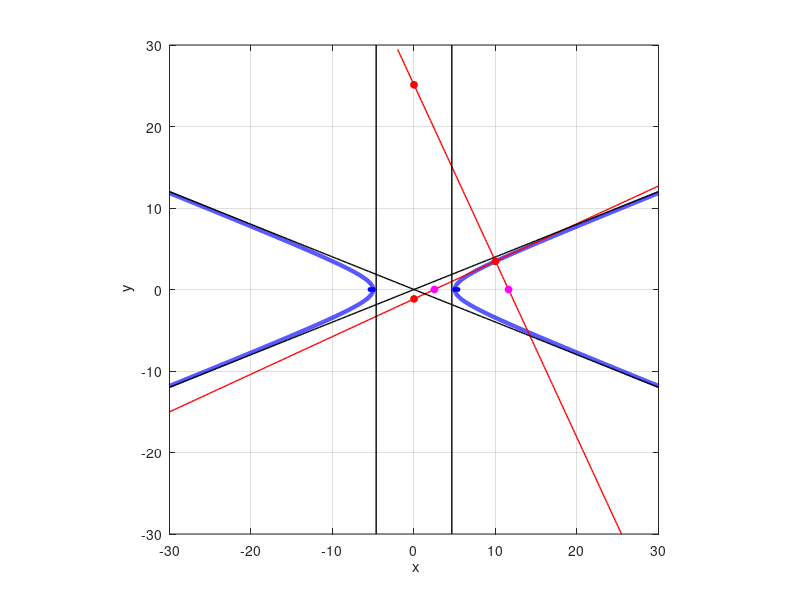

Recreate this plot in MATLAB.
function math_plot_fn
% math_plot_graph
close all
clear all
clc

% define X values
  N = 2000;
  xMin = 5; xMax = 30;
  x = linspace(xMin,xMax,N);

% define function
  y = fn(x);
  
  yMin = -0.5; yMax = 0.5;
  
  
 % plot function
    tx = ' x';
    ty = ' y';
    tm = 'y  =  x^3 - 2x^2 - x + 2';
    fs = 14; 
   set(gcf,'units','normalized','position',[0.1 0.1 0.30 0.30]);
   set(gca,'fontsize',fs);
    col = 'b'; LW = 3;
   X = x;   Y = y;
   plot(X,Y,col,'linewidth',LW)
   xlabel(tx); ylabel(ty);
   %title(tm);
   %set(gca,'yLim',[yMin yMax]);
   
   hold on
   X = x;   Y = -y;
   plot(X,Y,col,'linewidth',LW)
   
   X = -x;   Y = -y;
   plot(X,Y,col,'linewidth',LW)
   
   X = -x;   Y = y;
   plot(X,Y,col,'linewidth',LW)
   
   % tangent 
   M1 = 4/(5*sqrt(3)); B1 = -2/sqrt(3);
   xT = linspace(-xMax,xMax, 200);
   yT = M1 .* xT + B1;
   
   xN = linspace(-2,xMax, 200);
   M2 = -1/M1; B2 = 14.5*sqrt(3);
   yN = M2 .* xN + B2;
   
   X = xT;   Y = yT;  col = 'r'; LW = 1;
   plot(X,Y,col,'linewidth',LW)
   
   X = xN;   Y = yN;  col = 'r'; LW = 1;
   plot(X,Y,col,'linewidth',LW)
   
   a = 5; b = 2; c = sqrt(a^2+b^2);
   xP = 10; yP = fn(xP);
   
   X = [a^2/c a^2/c];   Y = [-30 30];  col = 'k'; LW = 1;
   plot(X,Y,col,'linewidth',LW)
   
   X = [-a^2/c -a^2/c];   Y = [-30 30];  col = 'k'; LW = 1;
   plot(X,Y,col,'linewidth',LW)
   
   % asymptotoes
   X = xT;   Y = (b/a).*xT;  col = 'k'; LW = 1;
   plot(X,Y,col,'linewidth',LW)
   plot(X,-Y,col,'linewidth',LW)
    
% plot points
     hold on
       X = [-a a -c c];  Y = [0 0 0 0]; col = 'b';
      h_plot = plot(X,Y,'o');
      set(h_plot,'MarkerEdgeColor',col,'MarkerFaceColor',col,'MarkerSize',3);

       X = [xP 0 0];  Y = [yP B1 B2]; col = 'r';
      h_plot = plot(X,Y,'o');
      set(h_plot,'MarkerEdgeColor',col,'MarkerFaceColor',col,'MarkerSize',5);
%      
      X = [-B1/M1 -B2/M2];  Y = [0 0]; col = 'm';
      h_plot = plot(X,Y,'o');
      set(h_plot,'MarkerEdgeColor',col,'MarkerFaceColor',col,'MarkerSize',5);
%      
%      X = -1/sqrt(2);  Y = fn(X); col = 'r';
%      h_plot = plot(X,Y,'o');
%      set(h_plot,'MarkerEdgeColor',col,'MarkerFaceColor',col,'MarkerSize',6);
%      
%      X = -1/sqrt(2);  Y = -fn(X); col = 'r';
%      h_plot = plot(X,Y,'o');
%      set(h_plot,'MarkerEdgeColor',col,'MarkerFaceColor',col,'MarkerSize',6);
%      
%      X = 1/sqrt(2);  Y = fn(X); col = 'r';
%      h_plot = plot(X,Y,'o');
%      set(h_plot,'MarkerEdgeColor',col,'MarkerFaceColor',col,'MarkerSize',6);
%      
%      X = 1/sqrt(2);  Y = -fn(X); col = 'r';
%      h_plot = plot(X,Y,'o');
%      set(h_plot,'MarkerEdgeColor',col,'MarkerFaceColor',col,'MarkerSize',6);
%      
set(gca,'xLim',[-30 30]);
set(gca,'yLim',[-30 30]);
% set(gca,'yTick',[yMin :0.1: yMax]);
 % fn(3)   
axis square 
box on; grid on; 
     
function y = fn(x)
    %a(5) = 3; a(4)= -8; a(3) = -30; a(2) = 72; a(1) = 27;
    %y = a(5).*x.^4 + a(4).*x.^3 + a(3).*x.^2 + a(2).*x + a(1);    
  % y = x.^2 .* (1-x.^2);
  
  y = sqrt(4.*x.^2-100) ./5;
   
